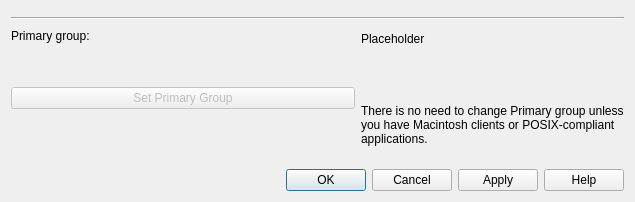
<?xml version="1.0" encoding="UTF-8"?>
<ui version="4.0">
 <class>MemberOfCommonWidget</class>
 <widget class="QWidget" name="MemberOfCommonWidget">
  <property name="geometry">
   <rect>
    <x>0</x>
    <y>0</y>
    <width>635</width>
    <height>202</height>
   </rect>
  </property>
  <property name="windowTitle">
   <string>Form</string>
  </property>
  <layout class="QGridLayout" name="gridLayout">
   <item row="0" column="0" colspan="3">
    <widget class="MemberOfBaseWidget" name="memberOfBaseWidget" native="true"/>
   </item>
   <item row="1" column="0" colspan="3">
    <widget class="Line" name="line">
     <property name="orientation">
      <enum>Qt::Horizontal</enum>
     </property>
    </widget>
   </item>
   <item row="2" column="0" rowspan="2">
    <widget class="QLabel" name="primaryGroupLabel">
     <property name="text">
      <string>Primary group:</string>
     </property>
    </widget>
   </item>
   <item row="3" column="2">
    <widget class="QLabel" name="primaryGroupValueLabel">
     <property name="text">
      <string>Placeholder</string>
     </property>
    </widget>
   </item>
   <item row="4" column="0" colspan="3">
    <spacer name="verticalSpacer_3">
     <property name="orientation">
      <enum>Qt::Vertical</enum>
     </property>
     <property name="sizeHint" stdset="0">
      <size>
       <width>458</width>
       <height>21</height>
      </size>
     </property>
    </spacer>
   </item>
   <item row="5" column="0" colspan="2">
    <widget class="QPushButton" name="setPrimaryGroupPushButton">
     <property name="enabled">
      <bool>false</bool>
     </property>
     <property name="text">
      <string>Set Primary Group</string>
     </property>
    </widget>
   </item>
   <item row="5" column="2" rowspan="2">
    <widget class="QLabel" name="setPrimaryGroupLabel">
     <property name="text">
      <string>There is no need to change Primary group unless you have Macintosh clients or POSIX-compliant applications.</string>
     </property>
     <property name="wordWrap">
      <bool>true</bool>
     </property>
    </widget>
   </item>
   <item row="6" column="1">
    <spacer name="verticalSpacer_4">
     <property name="orientation">
      <enum>Qt::Vertical</enum>
     </property>
     <property name="sizeHint" stdset="0">
      <size>
       <width>20</width>
       <height>48</height>
      </size>
     </property>
    </spacer>
   </item>
   <item row="7" column="0" colspan="3">
    <widget class="QDialogButtonBox" name="dialogButtonBox">
     <property name="standardButtons">
      <set>QDialogButtonBox::Apply|QDialogButtonBox::Cancel|QDialogButtonBox::Help|QDialogButtonBox::Ok</set>
     </property>
    </widget>
   </item>
  </layout>
 </widget>
 <customwidgets>
  <customwidget>
   <class>MemberOfBaseWidget</class>
   <extends>QWidget</extends>
   <header>memberofbasewidget.h</header>
   <container>1</container>
  </customwidget>
 </customwidgets>
 <resources/>
 <connections/>
</ui>
